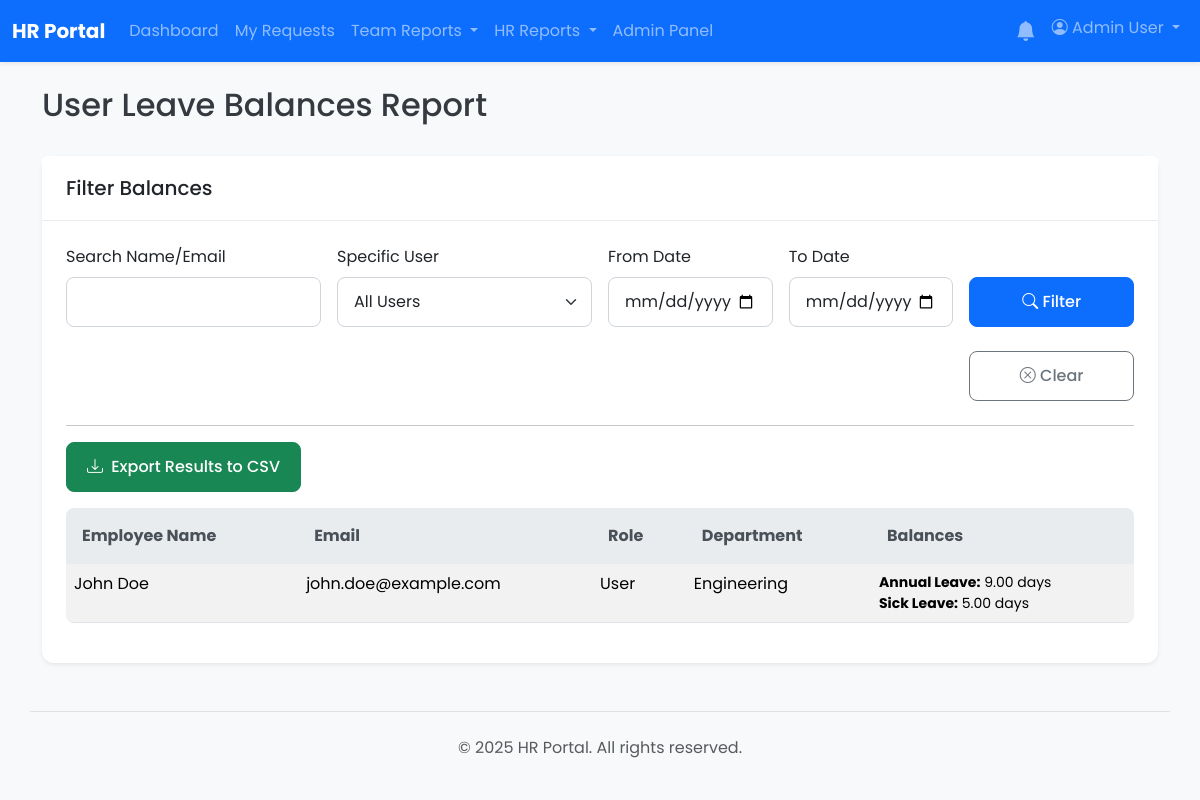
The app's page /reports/user_balances.php (signed in) with its own data.
### tables this page shows
CREATE TABLE `users` (
  `id` int(11) NOT NULL,
  `employee_code` varchar(50) DEFAULT NULL,
  `full_name` varchar(255) NOT NULL,
  `email` varchar(255) NOT NULL,
  `password` varchar(255) NOT NULL,
  `role` enum('user','manager','hr','hr_manager','admin') NOT NULL DEFAULT 'user',
  `department_id` int(11) DEFAULT NULL,
  `direct_manager_id` int(11) DEFAULT NULL,
  `must_change_password` tinyint(1) NOT NULL DEFAULT 0
);

CREATE TABLE `departments` (
  `id` int(11) NOT NULL,
  `name` varchar(255) NOT NULL
);

### reports/user_balances.php (the view, shortened to what this page needs)
<?php
require_once __DIR__ . '/../app/core/database.php';
$search_query = trim($_GET['search'] ?? '');
$start_date = trim($_GET['start_date'] ?? '');
$end_date = trim($_GET['end_date'] ?? '');
$sql_users = "
    SELECT u.id AS user_id, u.full_name, u.email, u.role, d.name AS department_name,
           GROUP_CONCAT(CONCAT(lt.name, ':', lb.balance_days) ORDER BY lt.name SEPARATOR ';') AS balances_str
    FROM users u
    LEFT JOIN leave_balances lb ON u.id = lb.user_id
    LEFT JOIN leave_types lt ON lb.leave_type_id = lt.id
    LEFT JOIN departments d ON u.department_id = d.id
";
$where_clauses = ["lt.is_active = 1"];
$sql_params = [];
if (!empty($where_clauses)) {
    $sql_users .= " WHERE " . implode(' AND ', $where_clauses);
}
$sql_users .= " GROUP BY u.id, u.full_name, u.email, u.role, d.name ORDER BY u.full_name ASC";
try {
    $stmt_users = $pdo->prepare($sql_users);
    $stmt_users->execute($sql_params);
    $users_data = $stmt_users->fetchAll();
} catch (PDOException $e) {
    $error = "Database error fetching user balances: " . $e->getMessage();
    $users_data = [];
}
include __DIR__ . '/../app/templates/header.php';
?>
<div class="d-flex justify-content-between align-items-center mb-4">
    <h1 class="h2">User Leave Balances Report</h1>
</div>
<div class="card shadow-sm">
    <div class="card-header">
        <h2 class="h5 mb-0">Filter Balances</h2>
    </div>
    <div class="card-body">
        <form action="user_balances.php" method="get" class="mb-4">
            <div class="row g-3">
                <div class="col-md-3">
                    <label for="search" class="form-label">Search Name/Email</label>
                    <input type="text" class="form-control" id="search" name="search" value="<?= htmlspecialchars($search_query) ?>">
                </div>
                <div class="col-md-3">
                    <label for="user_id" class="form-label">Specific User</label>
                    <select class="form-select" id="user_id" name="user_id">
                        <option value="">All Users</option>
                    </select>
                </div>
                <div class="col-md-2">
                    <label for="start_date" class="form-label">From Date</label>
                    <input type="date" class="form-control" id="start_date" name="start_date" value="<?= htmlspecialchars($start_date) ?>">
                </div>
                <div class="col-md-2">
                    <label for="end_date" class="form-label">To Date</label>
                    <input type="date" class="form-control" id="end_date" name="end_date" value="<?= htmlspecialchars($end_date) ?>">
                </div>
                <div class="col-md-2 align-self-end">
                    <button class="btn btn-primary w-100" type="submit"><i class="bi bi-search"></i> Filter</button>
                </div>
            </div>
            <div class="row g-3 mt-2">
                 <div class="col-md-2 ms-auto">
                     <a href="user_balances.php" class="btn btn-outline-secondary w-100"><i class="bi bi-x-circle"></i> Clear</a>
                 </div>
            </div>
        </form>
        <hr>
        <div class="mb-3">
            <a href="?<?= http_build_query(array_merge($_GET, ['export' => 'csv'])) ?>" class="btn btn-success">
                <i class="bi bi-download me-1"></i> Export Results to CSV
            </a>
        </div>
        <div class="table-responsive">
            <table class="table table-striped table-hover">
                <thead class="table-light">
                    <tr>
                        <th>Employee Name</th>
                        <th>Email</th>
                        <th>Role</th>
                        <th>Department</th>
                        <th>Balances</th>
                    </tr>
                </thead>
                <tbody>
                    <?php if (empty($users_data)): ?>
                        <tr>
                            <td colspan="5" class="text-center text-muted p-4">No results found for the selected filters.</td>
                        </tr>
                    <?php else: ?>
                        <?php foreach ($users_data as $user): ?>
                             <tr>
                                <td><?= htmlspecialchars($user['full_name']); ?></td>
                                <td><?= htmlspecialchars($user['email']); ?></td>
                                <td><?= ucfirst(htmlspecialchars($user['role'])); ?></td>
                                <td><?= htmlspecialchars($user['department_name'] ?? 'N/A'); ?></td>
                                <td>
                                    <?php if (!$user['balances_str']): ?>
                                        <span class="text-muted">No balances set</span>
                                    <?php else: ?>
                                        <ul class="list-unstyled mb-0 small">
                                            <?php
                                            $balances = explode(';', $user['balances_str']);
                                            foreach ($balances as $balance_pair):
                                                list($type_name, $balance) = explode(':', $balance_pair);
                                            ?>
                                                <li><strong><?= htmlspecialchars($type_name) ?>:</strong> <?= htmlspecialchars(number_format($balance, 2)) ?> days</li>
                                            <?php endforeach; ?>
                                        </ul>
                                    <?php endif; ?>
                                </td>
                            </tr>
                        <?php endforeach; ?>
                    <?php endif; ?>
                </tbody>
            </table>
        </div>
    </div>
</div>
<?php
include __DIR__ . '/../app/templates/footer.php';
?>

### css/style.css (style rules this page uses)
* { box-sizing: border-box; }
html, body { height: 100%; margin: 0; padding: 0; }
body { font-family: 'Poppins', sans-serif; background-color: #f0f2f5; color: #343a40; }
a { color: #007bff; text-decoration: none; transition: color 0.2s ease-in-out; }
.card { border: none; border-radius: 0.75rem; box-shadow: 0 4px 12px rgba(0, 0, 0, 0.08); }
.card-header { background-color: #ffffff; border-bottom: 1px solid rgba(0, 0, 0, 0.08); font-weight: 600; padding: 1.25rem 1.5rem; border-top-left-radius: 0.75rem; border-top-right-radius: 0.75rem; }
.card-body { padding: 1.5rem; }
.form-control, .form-select { border-radius: 0.5rem; border: 1px solid #ced4da; padding: 0.75rem 1rem; }
.btn { border-radius: 0.5rem; font-weight: 500; padding: 0.75rem 1.25rem; }
.table { border-radius: 0.5rem; overflow: hidden; }
.table thead th { background-color: #e9ecef; color: #495057; border-bottom: none; padding: 1rem; }
.table-striped tbody tr:nth-of-type(odd) { background-color: #f8f9fa; }
.mb-4 { margin-bottom: 1.5rem !important; }

### records on screen
users: full_name "John Doe", email "john.doe@example.com", role "User", department.name "Engineering", type_name "Annual Leave", balance "9.00", type_name "Sick Leave", balance "5.00"

### other values on screen
SITE_NAME "HR Portal"
$_SESSION['full_name'] "Admin User"
